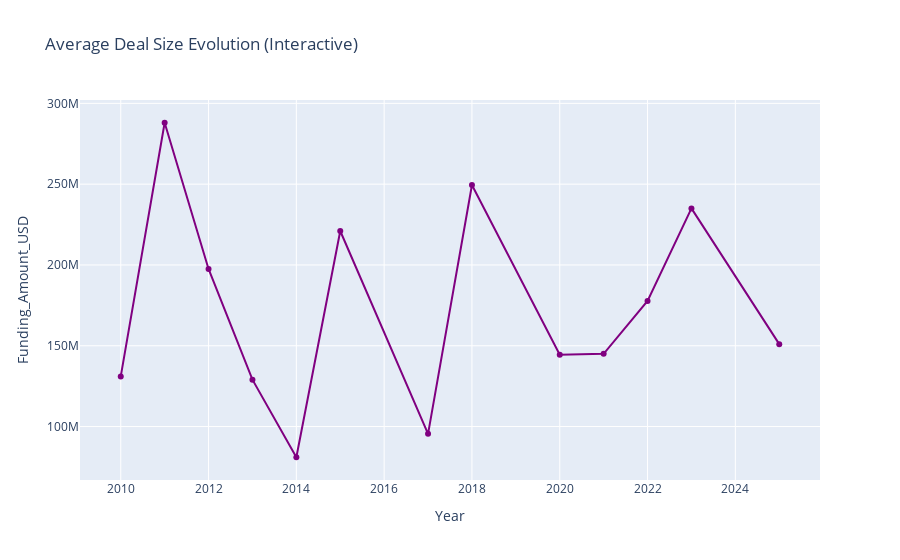

This figure's notebook cell:
### Markdown cell above
2.Deal Size Evolution

### Code cell
avg_deal_size = df.groupby("Year")["Funding_Amount_USD"].mean().reset_index()

print(avg_deal_size)

fig = px.line(avg_deal_size, x="Year", y="Funding_Amount_USD",
              markers=True, title="Average Deal Size Evolution (Interactive)")
fig.update_traces(line_color="purple")
fig.show()

### Figure 1 — Plotly figure (JSON) as saved in the notebook; plotly's stock layout.template omitted (floating-point values rounded to 4 significant figures)
{"data": [{"hovertemplate": "Year=%{x}<br>Funding_Amount_USD=%{y}<extra></extra>", "legendgroup": "", "line": {"color": "purple", "dash": "solid"}, "marker": {"symbol": "circle"}, "mode": "lines+markers", "name": "", "orientation": "v", "showlegend": false, "type": "scatter", "x": [2010, 2011, 2012, 2013, 2014, 2015, 2017, 2018, 2020, 2021, 2022, 2023, 2025], "xaxis": "x", "y": [131000000.0, 288000000.0, 197500000.0, 129000000.0, 81000000.0, 221000000.0, 95500000.0, 249500000.0, 144500000.0, 145000000.0, 177800000.0, 235000000.0, 151000000.0], "yaxis": "y"}], "layout": {"legend": {"tracegroupgap": 0}, "title": {"text": "Average Deal Size Evolution (Interactive)"}, "xaxis": {"anchor": "y", "domain": [0, 1], "title": {"text": "Year"}}, "yaxis": {"anchor": "x", "domain": [0, 1], "title": {"text": "Funding_Amount_USD"}}}}
